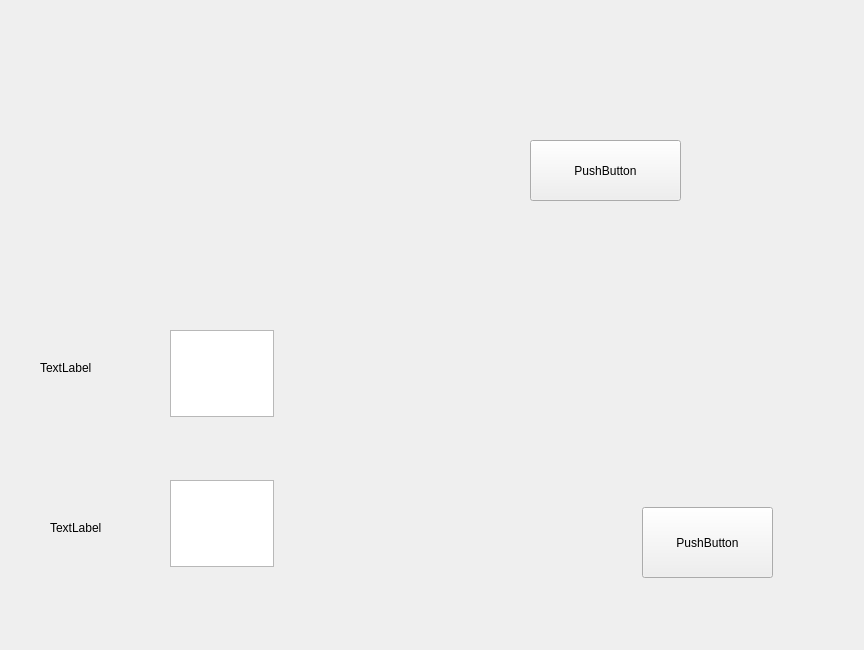
<?xml version="1.0" encoding="UTF-8"?>
<ui version="4.0">
 <class>MainWindow</class>
 <widget class="QMainWindow" name="MainWindow">
  <property name="geometry">
   <rect>
    <x>0</x>
    <y>0</y>
    <width>864</width>
    <height>650</height>
   </rect>
  </property>
  <property name="windowTitle">
   <string>MainWindow</string>
  </property>
  <widget class="QWidget" name="centralwidget">
   <widget class="QWidget" name="verticalLayoutWidget">
    <property name="geometry">
     <rect>
      <x>100</x>
      <y>70</y>
      <width>271</width>
      <height>221</height>
     </rect>
    </property>
    <layout class="QVBoxLayout" name="verticalLayout"/>
   </widget>
   <widget class="QPushButton" name="pushButton">
    <property name="geometry">
     <rect>
      <x>530</x>
      <y>140</y>
      <width>151</width>
      <height>61</height>
     </rect>
    </property>
    <property name="text">
     <string>PushButton</string>
    </property>
   </widget>
   <widget class="QTextEdit" name="textEdit">
    <property name="geometry">
     <rect>
      <x>170</x>
      <y>330</y>
      <width>104</width>
      <height>87</height>
     </rect>
    </property>
   </widget>
   <widget class="QTextEdit" name="textEdit_2">
    <property name="geometry">
     <rect>
      <x>170</x>
      <y>480</y>
      <width>104</width>
      <height>87</height>
     </rect>
    </property>
   </widget>
   <widget class="QLabel" name="label">
    <property name="geometry">
     <rect>
      <x>40</x>
      <y>360</y>
      <width>55</width>
      <height>16</height>
     </rect>
    </property>
    <property name="text">
     <string>TextLabel</string>
    </property>
   </widget>
   <widget class="QLabel" name="label_2">
    <property name="geometry">
     <rect>
      <x>50</x>
      <y>520</y>
      <width>55</width>
      <height>16</height>
     </rect>
    </property>
    <property name="text">
     <string>TextLabel</string>
    </property>
   </widget>
   <widget class="QPushButton" name="ejecutar">
    <property name="geometry">
     <rect>
      <x>642</x>
      <y>507</y>
      <width>131</width>
      <height>71</height>
     </rect>
    </property>
    <property name="text">
     <string>PushButton</string>
    </property>
   </widget>
  </widget>
 </widget>
 <resources/>
 <connections/>
</ui>
